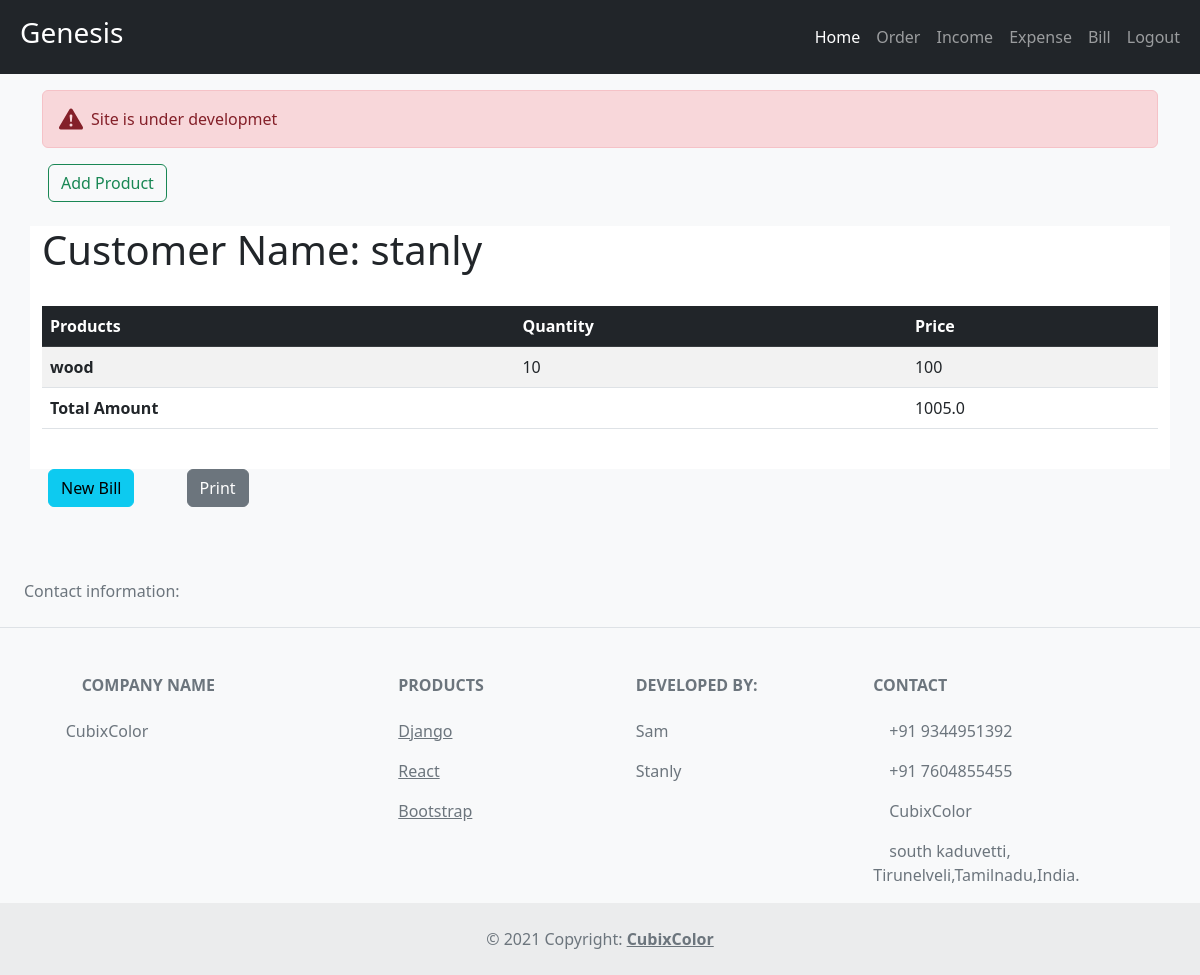
Screenshot of /bill/1 (signed in) with the database file from the repository.
### app/models.py (models this page shows, shortened)
class Bill(models.Model):
    bill_num=models.AutoField(primary_key=True)
    customer_name=models.CharField(max_length=20,null=True)
    products=models.ManyToManyField('bill_product')
    total_sum=models.FloatField(default=2.0)
    def add_product(self):
        return reverse('add-bill-product',args=[str(self.bill_num)])

class bill_product(models.Model):
    bill_product_num=models.AutoField(primary_key=True)
    bill_item=models.ForeignKey('bill',on_delete=models.SET_NULL,null=True)
    billprod=models.ForeignKey('product',on_delete=models.SET_NULL,null=True)
    quantity=models.IntegerField(default=1,help_text='default is 1')

class Product(models.Model):
    name=models.CharField(max_length=15,null=True)
    price=models.IntegerField(null=True)

### app/views.py (the view)
# urls.py: path('bill/<int:pk>',views.billdetail,name='bill-detail'),
@login_required(login_url='login')
def billdetail(request,pk):
    bill_obj=Bill.objects.get(bill_num=pk)
    bill_prds=bill_product.objects.filter(bill_item=bill_obj)
    context={
        'bill':bill_obj,
        'products':bill_prds
    }
    return render(request,'app/bill_detail.html',context)

### app/templates/app/bill_detail.html (shortened to what this page needs)
{% extends 'app/main.html' %}
		{% block content %}
		<a href="{{bill.add_product}}" class="btn btn-outline-success mx-5">Add Product</a><br><br>
		<div class="container bg-white" id="printableArea">
			<h1>Customer Name: {{bill.customer_name}}</h1>
			<table class="table table-striped">
				<br>
				<thead class="table-dark">
				<tr>
					<th>Products</th>
					<th>Quantity</th>
					<th></th>
					<th>Price</th>
				</tr>
			</thead>
				{% for product in products %}
				<tr>
					<td><b> {{ product.billprod.name }}</b></td>
					<td>{{ product.quantity }}</td>
					<td></td>
					<td>{{ product.billprod.price }}</td>
				</tr>
				{% endfor %}
				<tr>
					<td>
						<b>Total Amount</b>
					</td>
					<td></td>
					<td></td>
					<td>
						{{bill.total_sum}}
					</td>
				</tr>
			</table><br>
		</div>
		<a href="{% url 'bill-add' %}" class="btn btn-info mx-5">New Bill</a>
		<input type="button" onclick="printDiv('printableArea')" value="Print" class="btn btn-secondary">
        {% endblock %}

### rows the page displays
Bill: customer_name "stanly", total_sum "1005.0"
bill_product: billprod.name "wood", quantity "10", billprod.price "100"
